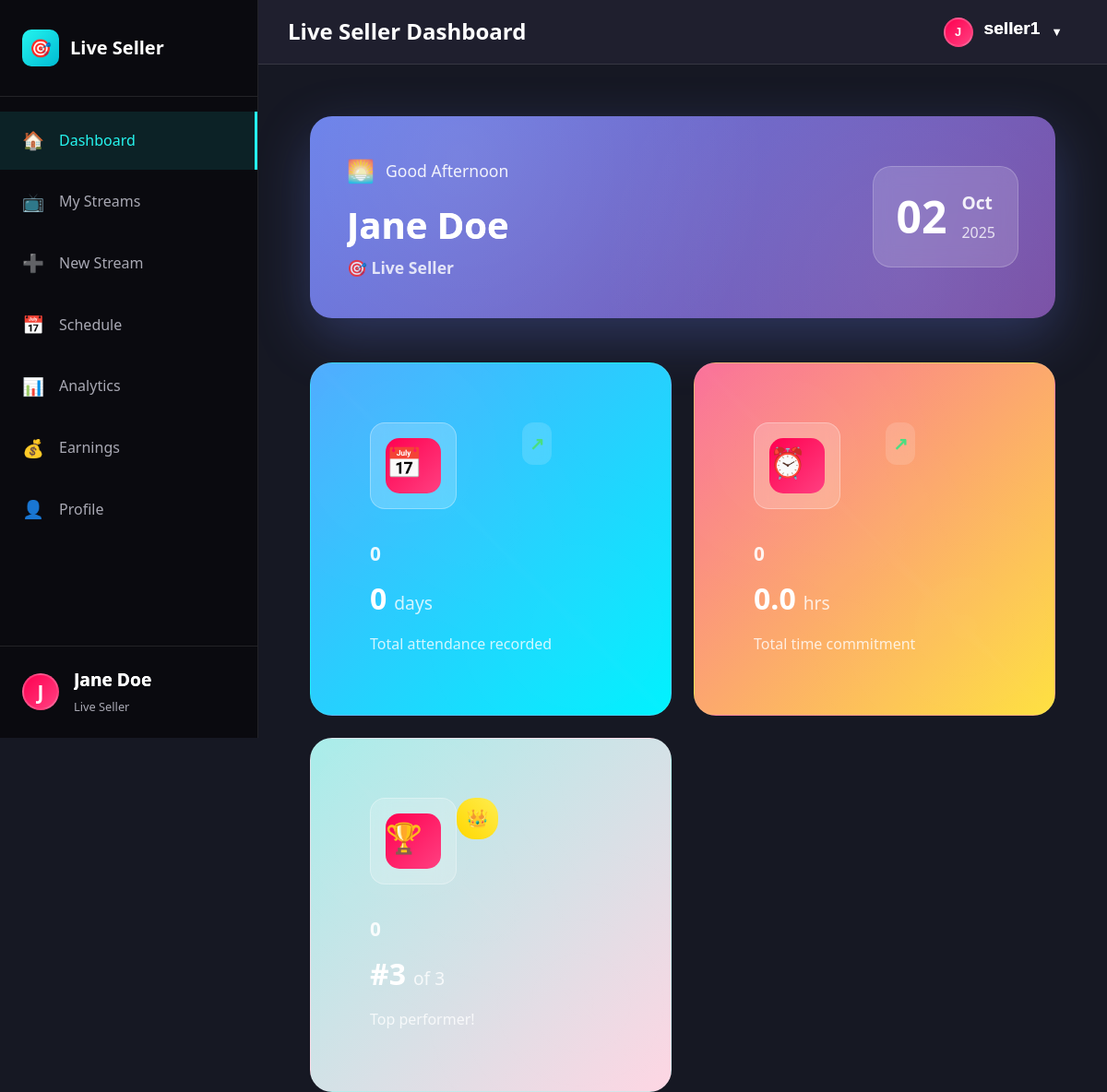
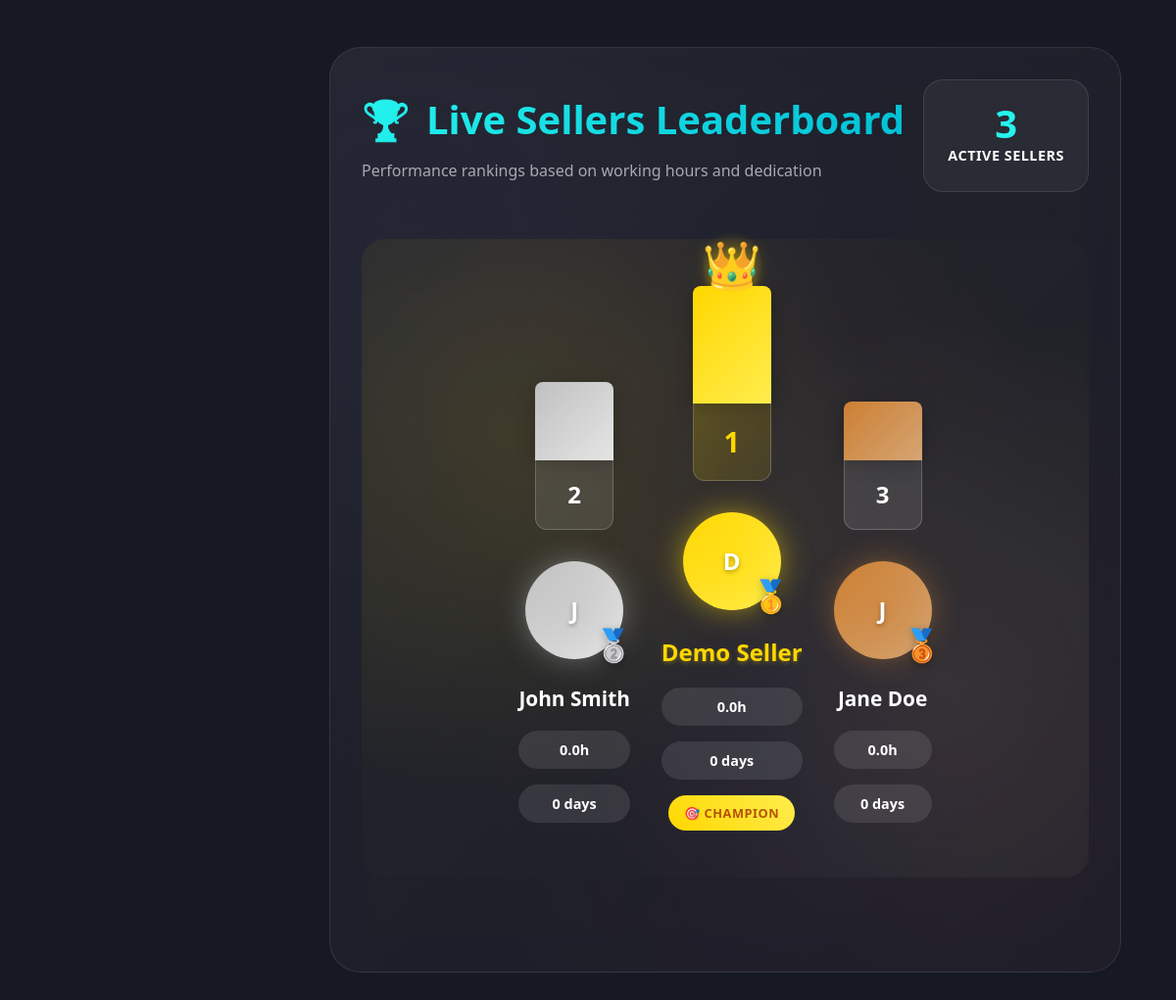
The page /live-sellers/dashboard.php (signed in) on the database its author committed (2 pictures, top to bottom).
### tables this page shows
CREATE TABLE `users` (
    `id` int(11) NOT NULL AUTO_INCREMENT,
    `username` varchar(50) NOT NULL UNIQUE,
    `email` varchar(100) NOT NULL UNIQUE,
    `password` varchar(255) NOT NULL,
    `role` enum('admin', 'live_seller') NOT NULL DEFAULT 'live_seller',
    `full_name` varchar(100) NOT NULL,
    `profile_image` varchar(255) DEFAULT NULL,
    `status` enum('active', 'inactive', 'suspended') NOT NULL DEFAULT 'active',
    `created_at` timestamp NOT NULL DEFAULT CURRENT_TIMESTAMP,
    `updated_at` timestamp NOT NULL DEFAULT CURRENT_TIMESTAMP ON UPDATE CURRENT_TIMESTAMP,
    PRIMARY KEY (`id`),
    KEY `idx_username` (`username`),
    KEY `idx_email` (`email`),
    KEY `idx_role` (`role`),
    KEY `idx_status` (`status`)
);

### live-sellers/dashboard.php (the view, shortened to what the rows shown need)
<?php
require_once __DIR__ . '/../includes/functions.php';
$db = getDB();
$stmt = $db->prepare("
    SELECT
        u.id,
        u.full_name,
        COUNT(DISTINCT DATE(sa.attendance_date)) as working_days,
        COALESCE(SUM(ats.duration_hours), 0) as working_hours
    FROM users u
    LEFT JOIN seller_attendance sa ON u.id = sa.seller_id AND sa.status = 'completed'
    LEFT JOIN attendance_time_slots ats ON sa.time_slot_id = ats.id
    WHERE u.role = 'live_seller'
    GROUP BY u.id, u.full_name
    ORDER BY working_hours DESC, working_days DESC
");
$stmt->execute();
$all_users_rankings = $stmt->fetchAll();
$page_title = 'Live Seller Dashboard';
include 'layout/header.php';
?>
<div class="enhanced-dashboard">
    <div class="dashboard-welcome">
        <div class="welcome-content">
            <div class="greeting-section">
                <div class="time-indicator">
                    <span class="time-icon">🌅</span>
                    <span class="greeting-text">Good <?php echo date('H') < 12 ? 'Morning' : (date('H') < 18 ? 'Afternoon' : 'Evening'); ?></span>
                </div>
                <h1 class="user-name"><?php echo htmlspecialchars($current_user['full_name']); ?></h1>
                <p class="role-badge">🎯 Live Seller</p>
            </div>
        </div>
    </div>
    <div class="ranking-section">
        <div class="section-header">
            <div class="header-content">
                <h2 class="section-title">
                    <span class="title-icon">🏆</span>
                    Live Sellers Leaderboard
                </h2>
            </div>
        </div>
        <div class="podium-container">
            <div class="podium-positions">
                <?php if (count($all_users_rankings) >= 2): ?>
                    <div class="podium-position rank-2 animate-rise" style="animation-delay: 0.3s">
                        <div class="position-platform">
                            <div class="platform-height silver-platform"></div>
                            <div class="platform-base">2</div>
                        </div>
                        <div class="contestant-info">
                            <div class="profile-circle silver-circle">
                                <div class="circle-glow silver-glow"></div>
                                <div class="avatar-content">
                                    <span class="avatar-initial"><?php echo strtoupper(substr($all_users_rankings[1]['full_name'], 0, 1)); ?></span>
                                </div>
                                <div class="medal-overlay silver-medal">🥈</div>
                            </div>
                            <div class="contestant-details">
                                <h4 class="contestant-name"><?php echo htmlspecialchars($all_users_rankings[1]['full_name']); ?></h4>
                                <div class="performance-stats">
                                    <span class="hours"><?php echo number_format($all_users_rankings[1]['working_hours'], 1); ?>h</span>
                                    <span class="days"><?php echo number_format($all_users_rankings[1]['working_days']); ?> days</span>
                                </div>
                            </div>
                        </div>
                    </div>
                <?php endif; ?>
                <?php if (count($all_users_rankings) >= 1): ?>
                    <div class="podium-position rank-1 animate-rise" style="animation-delay: 0.1s">
                        <div class="champion-crown">
                            <span class="crown-icon">👑</span>
                            <div class="crown-sparkle"></div>
                        </div>
                        <div class="position-platform">
                            <div class="platform-height gold-platform"></div>
                            <div class="platform-base champion">1</div>
                        </div>
                        <div class="contestant-info">
                            <div class="profile-circle gold-circle">
                                <div class="circle-glow gold-glow"></div>
                                <div class="avatar-content">
                                    <span class="avatar-initial"><?php echo strtoupper(substr($all_users_rankings[0]['full_name'], 0, 1)); ?></span>
                                </div>
                                <div class="medal-overlay gold-medal">🥇</div>
                            </div>
                            <div class="contestant-details">
                                <h4 class="contestant-name champion-name"><?php echo htmlspecialchars($all_users_rankings[0]['full_name']); ?></h4>
                                <div class="performance-stats">
                                    <span class="hours"><?php echo number_format($all_users_rankings[0]['working_hours'], 1); ?>h</span>
                                    <span class="days"><?php echo number_format($all_users_rankings[0]['working_days']); ?> days</span>
                                </div>
                                <div class="champion-badge">🎯 Champion</div>
                            </div>
                        </div>
                    </div>
                <?php endif; ?>
                <?php if (count($all_users_rankings) >= 3): ?>
                    <div class="podium-position rank-3 animate-rise" style="animation-delay: 0.5s">
                        <div class="position-platform">
                            <div class="platform-height bronze-platform"></div>
                            <div class="platform-base">3</div>
                        </div>
                        <div class="contestant-info">
                            <div class="profile-circle bronze-circle">
                                <div class="circle-glow bronze-glow"></div>
                                <div class="avatar-content">
                                    <span class="avatar-initial"><?php echo strtoupper(substr($all_users_rankings[2]['full_name'], 0, 1)); ?></span>
                                </div>
                                <div class="medal-overlay bronze-medal">🥉</div>
                            </div>
                            <div class="contestant-details">
                                <h4 class="contestant-name"><?php echo htmlspecialchars($all_users_rankings[2]['full_name']); ?></h4>
                                <div class="performance-stats">
                                    <span class="hours"><?php echo number_format($all_users_rankings[2]['working_hours'], 1); ?>h</span>
                                    <span class="days"><?php echo number_format($all_users_rankings[2]['working_days']); ?> days</span>
                                </div>
                            </div>
                        </div>
                    </div>
                <?php endif; ?>
            </div>
        </div>
    </div>
</div>
<?php include 'layout/footer.php'; ?>

### live-sellers/layout/header.php (shortened to what the rows shown need)
<?php
$current_user = get_logged_in_user();
?>
<!DOCTYPE html>
<html lang="en">
<head>
    <link rel="stylesheet" href="../assets/css/style.css">
    <link rel="stylesheet" href="../assets/css/admin.css">
    <link rel="stylesheet" href="../assets/css/live-seller.css">
</head>
<body class="admin-layout live-seller-layout">
    <aside class="sidebar">
        <div class="sidebar-footer">
            <div class="user-info">
                <div class="user-avatar">
                    <?php echo strtoupper(substr($current_user['full_name'], 0, 1)); ?>
                </div>
                <div class="user-details">
                    <p class="user-name"><?php echo htmlspecialchars($current_user['full_name']); ?></p>
                    <p class="user-role">Live Seller</p>
                </div>
            </div>
        </div>
    </aside>
    <main class="main-content">
        <header class="topbar">
            <div class="topbar-left">
                <h1 class="page-title"><?php echo isset($page_title) ? $page_title : 'Live Seller Panel'; ?></h1>
            </div>
            <div class="topbar-right">
                <div class="topbar-actions">
                    <div class="user-menu">
                        <button class="user-menu-toggle" id="userMenuToggle">
                            <div class="user-avatar">
                                <?php echo strtoupper(substr($current_user['full_name'], 0, 1)); ?>
                            </div>
                            <span class="user-name"><?php echo htmlspecialchars($current_user['username']); ?></span>
                            <span class="dropdown-arrow">▼</span>
                        </button>
                    </div>
                </div>
            </div>
        </header>
        <div class="content-wrapper">

### rows shown on the page
users: full_name "J", full_name "Jane Doe", username "seller1"
users: full_name "J", full_name "John Smith"
users: full_name "D", full_name "Demo Seller"

### other values the page prints
$page_title "Live Seller Dashboard"
$user_working_days "0"
$user_working_hours "0.0"
$current_user_rank "3"
count($all_users_rankings) "3"
$all_users_rankings[1]['working_hours'] "0.0"
$all_users_rankings[1]['working_days'] "0"
$all_users_rankings[0]['working_hours'] "0.0"
$all_users_rankings[0]['working_days'] "0"
$all_users_rankings[2]['working_hours'] "0.0"
$all_users_rankings[2]['working_days'] "0"
